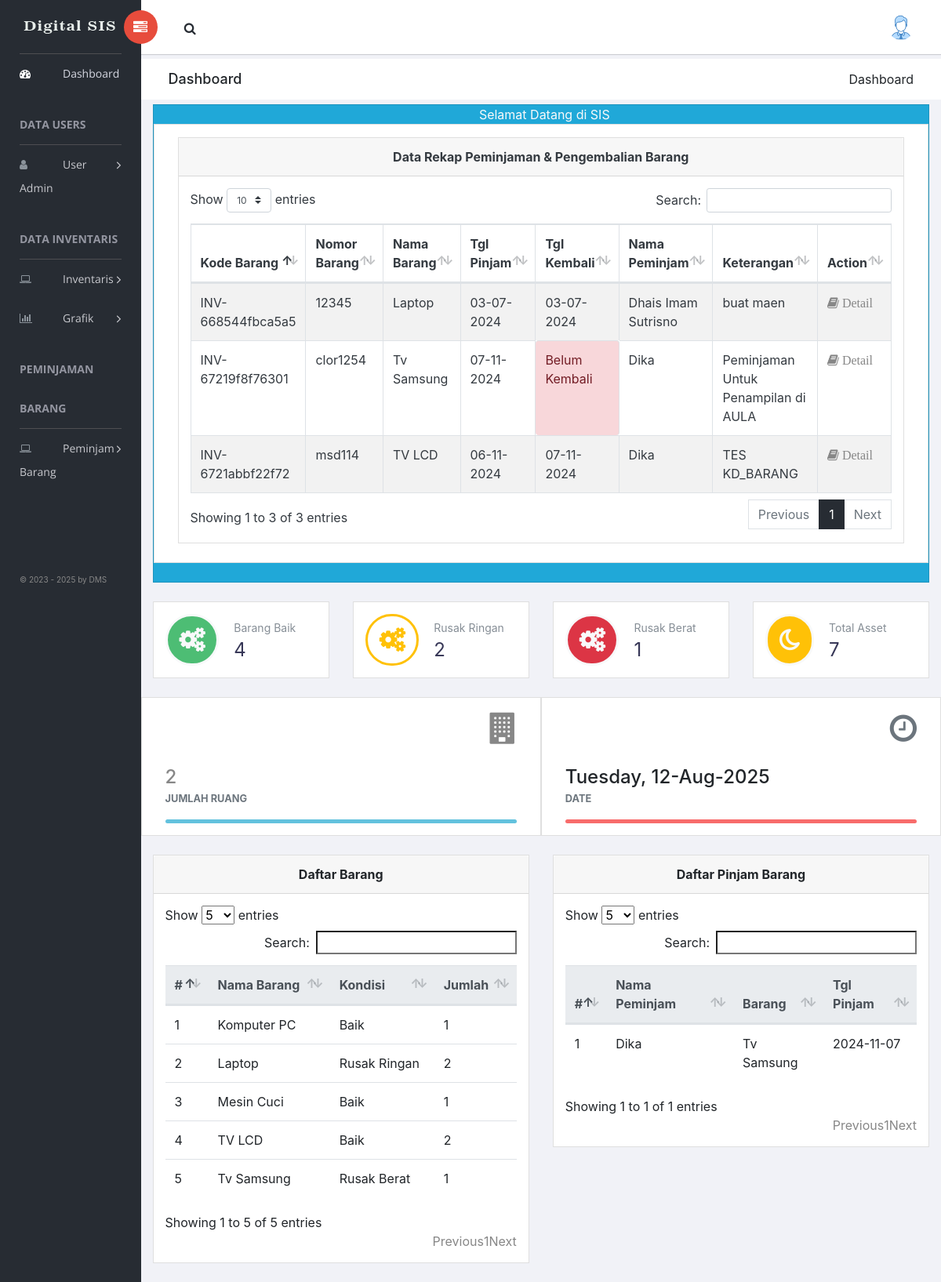
Screenshot of /admstr/index.php?page=views&views=rekapKembaliBarangViews (signed in) with the database file from the repository.
### tables this page shows
CREATE TABLE IF NOT EXISTS `barang_kembali` (
  `kd_kembali` varchar(20) NOT NULL,
  `kd_pinjam` varchar(20) NOT NULL,
  `kd_barang` varchar(20) NOT NULL,
  `date_kembali` date NOT NULL,
  PRIMARY KEY (`kd_kembali`)
);

CREATE TABLE IF NOT EXISTS `barang` (
  `kd_barang` varchar(20) NOT NULL,
  `no_barang` varchar(25) NOT NULL,
  `nm_barang` text NOT NULL,
  `kd_ruang` varchar(20) NOT NULL,
  `kondisi_barang` varchar(20) NOT NULL,
  `date_pembelian` date DEFAULT NULL,
  `keterangan_barang` varchar(500) NOT NULL,
  `filegambar` varchar(500) NOT NULL,
  `harga_barang` int NOT NULL,
  `anggaran_awal` varchar(100) NOT NULL,
  `sat` varchar(20) NOT NULL,
  `stat` int NOT NULL DEFAULT '0',
  `merk` varchar(250) DEFAULT NULL,
  `type` varchar(250) DEFAULT NULL,
  PRIMARY KEY (`kd_barang`)
);

CREATE TABLE IF NOT EXISTS `barang_pinjam` (
  `kd_pinjam` varchar(20) NOT NULL,
  `kd_barang` varchar(20) NOT NULL,
  `kd_user` varchar(50) DEFAULT NULL,
  `nm_peminjam` varchar(100) NOT NULL,
  `date_pinjam` date NOT NULL,
  `keterangan_pinjam` varchar(100) NOT NULL,
  PRIMARY KEY (`kd_pinjam`)
);

### admstr/views/pengembalianBarangRekap.views.php (the view, shortened to what the rows shown need)
<?php
include_once "../librari/inc.koneksi.php";
$sql = mysqli_query($koneksi, "
    SELECT
        barang.kd_barang,
        barang.no_barang,
        barang.nm_barang,
        barang.kd_ruang,
        barang.kondisi_barang,
        barang.date_pembelian,
        barang.keterangan_barang,
        barang.filegambar,
        barang.harga_barang,
        barang.anggaran_awal,
        barang.sat,
        barang.stat,
        barang_pinjam.kd_pinjam,
        barang_pinjam.nm_peminjam,
        barang_pinjam.date_pinjam,
        DATE_FORMAT(barang_pinjam.date_pinjam, '%d-%m-%Y') AS format_date_pinjam,
        barang_pinjam.keterangan_pinjam,
        barang_kembali.kd_kembali,
        barang_kembali.date_kembali,
        DATE_FORMAT(barang_kembali.date_kembali, '%d-%m-%Y') AS format_date_kembali
    FROM
        barang
    INNER JOIN
        barang_pinjam ON barang.kd_barang = barang_pinjam.kd_barang
    LEFT JOIN
        barang_kembali ON barang_pinjam.kd_pinjam = barang_kembali.kd_pinjam
");
$dataarrayrekap = [];
while($arrayrekapbarang = mysqli_fetch_assoc($sql)) {
    $dataarrayrekap[] = $arrayrekapbarang;
}
?>
<!DOCTYPE html>
<html>
<head>
</head>
<body>
<div class="content mt-3 table-responsive">
    <div class="animated fadeIn">
        <div class="row">
            <div class="col-lg-12">
                <div class="card">
                    <div class="card-body table-responsive">
                        <table id="bootstrap-data-table-export" class="table table-striped table-bordered">
                            <thead>
                                <tr>
                                    <th>Kode Barang</th>
                                    <th>Nomor Barang</th>
                                    <th>Nama Barang</th>
                                    <th>Tgl Pinjam</th>
                                    <th>Tgl Kembali</th>
                                    <th>Nama Peminjam</th>
                                    <th>Keterangan</th>
                                    <th>Action</th>
                                </tr>
                            </thead>
                            <tbody>
                                <?php foreach($dataarrayrekap as $datarekap): ?>
                                    <tr>
                                        <td><?php echo $datarekap['kd_barang']; ?></td>
                                        <td><?php echo $datarekap['no_barang']; ?></td>
                                        <td><?php echo $datarekap['nm_barang']; ?></td>
                                        <td><?php echo $datarekap['format_date_pinjam']; ?></td>
                                        <td class="<?php echo $datarekap['format_date_kembali'] ?: 'alert alert-danger'; ?>" ><?php echo $datarekap['format_date_kembali'] ?: 'Belum Kembali'; ?></td>
                                        <td><?php echo $datarekap['nm_peminjam']; ?></td>
                                        <td><?php echo $datarekap['keterangan_pinjam']; ?></td>
                                        <td>
                                            <a class='fa fa-book' title='Detail Data Barang Yang di Pinjam' href='?page=views&views=barangDetailViews&kddetail=<?php echo $datarekap['kd_barang']; ?>'>
                                                <i class='dw dw-delete-3'></i> Detail
                                            </a>
                                        </td>
                                    </tr>
                                <?php endforeach; ?>
                            </tbody>
                        </table>
                    </div>
                </div>
            </div>
        </div>
    </div>
</div>
</body>
</html>

### admstr/index.php (shortened to what the rows shown need)
<!doctype html>
<html class="no-js" lang="en">
<head>
    <link rel="stylesheet" href="../vendors/bootstrap/dist/css/bootstrap.min.css">
    <link rel="stylesheet" href="../vendors/font-awesome/css/font-awesome.min.css">
    <link rel="stylesheet" href="../vendors/themify-icons/css/themify-icons.css">
    <link rel="stylesheet" href="../vendors/flag-icon-css/css/flag-icon.min.css">
    <link rel="stylesheet" href="../vendors/selectFX/css/cs-skin-elastic.css">
    <link rel="stylesheet" href="../vendors/jqvmap/dist/jqvmap.min.css">
    <link rel="stylesheet" href="../vendors/chosen/chosen.min.css">
    <link rel="stylesheet" href="../assets/css/style.css">
    <link rel="stylesheet" href="../vendors/datatables.net-bs4/css/dataTables.bootstrap4.min.css">
    <link rel="stylesheet" href="../vendors/datatables.net-buttons-bs4/css/buttons.bootstrap4.min.css">
</head>
<body>
    <div id="right-panel" class="right-panel ">
        <div class="breadcrumbs">
            <div class="col-sm-4">
                <div class="page-header float-left">
                    <div class="page-title">
                        <h1>Dashboard</h1>
                    </div>
                </div>
            </div>
        </div>
            <div class="col-lg-12 col-md-6 searchable-item">
                <div class="card bg-flat-color-1 text-light">
                    <div class="col-lg-12 card"> <span class="text-dark" > <?php include  "opendir.php"; ?> </span>
                    </div>
                </div>
            </div>
            <div class="col-lg-6 float-left">
                        <div class="card">
                            <div class="card-body">
                            <table class="table" id="myTable1" class="responsive">
                                    <thead class="thead-light">
                                        <tr>
                                            <th scope="col">#</th>
                                            <th scope="col">Nama Barang</th>
                                            <th scope="col">Kondisi</th>
                                            <th scope="col">Jumlah</th>
                                        </tr>
                                    </thead>
                                </table>
                            </div>
                        </div>
                    </div>
                    <div class="col-lg-6 float-left">
                        <div class="card">
                            <div class="card-body">
                            <table class="table" id="myTable2" class="responsive">
                                    <thead class="thead-light">
                                        <tr>
                                            <th scope="col">#</th>
                                            <th scope="col">Nama Peminjam</th>
                                            <th scope="col">Barang</th>
                                            <th scope="col">Tgl Pinjam</th>
                                        </tr>
                                    </thead>
                                    <?php include_once "../librari/inc.koneksi.php";
                                    $sqlpeminjambarang = mysqli_query($koneksi, "SELECT barang.*, barang_pinjam.*
                                        FROM barang_pinjam
                                        LEFT JOIN barang ON barang_pinjam.kd_barang = barang.kd_barang
                                        LEFT JOIN barang_kembali ON barang_pinjam.kd_pinjam = barang_kembali.kd_pinjam
                                        WHERE barang_kembali.kd_pinjam IS NULL");
                                    ?>
                                    <tbody>
                                    <?php $no=0;
                                    while($datapeminjambarang = mysqli_fetch_array($sqlpeminjambarang)) {
                                        $no++;
                                echo "<tr>" ;
                                    echo "<td>" .$no. "</td>" ;
                                    echo "<td>" .$datapeminjambarang['nm_peminjam']. "</td>" ;
                                    echo "<td>" .$datapeminjambarang['nm_barang']. "</td>" ;
                                    echo "<td>" .$datapeminjambarang['date_pinjam']. "</td>" ;
                                echo "</tr>" ;
                            }?>
                                    </tbody>
                                </table>
                            </div>
                        </div>
                    </div>
    </div>
</body>
</html>

### rows the page displays
barang_kembali: kd_barang.kd_barang "INV-668544fbca5a5", kd_barang.no_barang "12345", kd_barang.nm_barang "Laptop", format_date_pinjam "03-07-2024", format_date_kembali "03-07-2024", kd_pinjam.nm_peminjam "Dhais Imam Sutrisno", kd_pinjam.keterangan_pinjam "buat maen"
barang_kembali: kd_barang.kd_barang "INV-6721abbf22f72", kd_barang.no_barang "msd114", kd_barang.nm_barang "TV LCD", format_date_pinjam "06-11-2024", format_date_kembali "07-11-2024", kd_pinjam.nm_peminjam "Dika", kd_pinjam.keterangan_pinjam "TES KD_BARANG"
barang_pinjam: kd_barang.kd_barang "INV-67219f8f76301", kd_barang.no_barang "clor1254", kd_barang.nm_barang "Tv Samsung", format_date_pinjam "07-11-2024", format_date_kembali "Belum Kembali", nm_peminjam "Dika", keterangan_pinjam "Peminjaman Untuk Penampilan di AULA", date_pinjam "2024-11-07"

### other values shown
$jumlah "4"
$jumlah "2"
$jumlah "1"
$jumlah "7"
$datainfobarang['nm_barang'] "Komputer PC"
$datainfobarang['jumlah'] "1"
$datainfobarang['nm_barang'] "Laptop"
$datainfobarang['jumlah'] "2"
$datainfobarang['nm_barang'] "Mesin Cuci"
$datainfobarang['nm_barang'] "TV LCD"
$datainfobarang['nm_barang'] "Tv Samsung"
